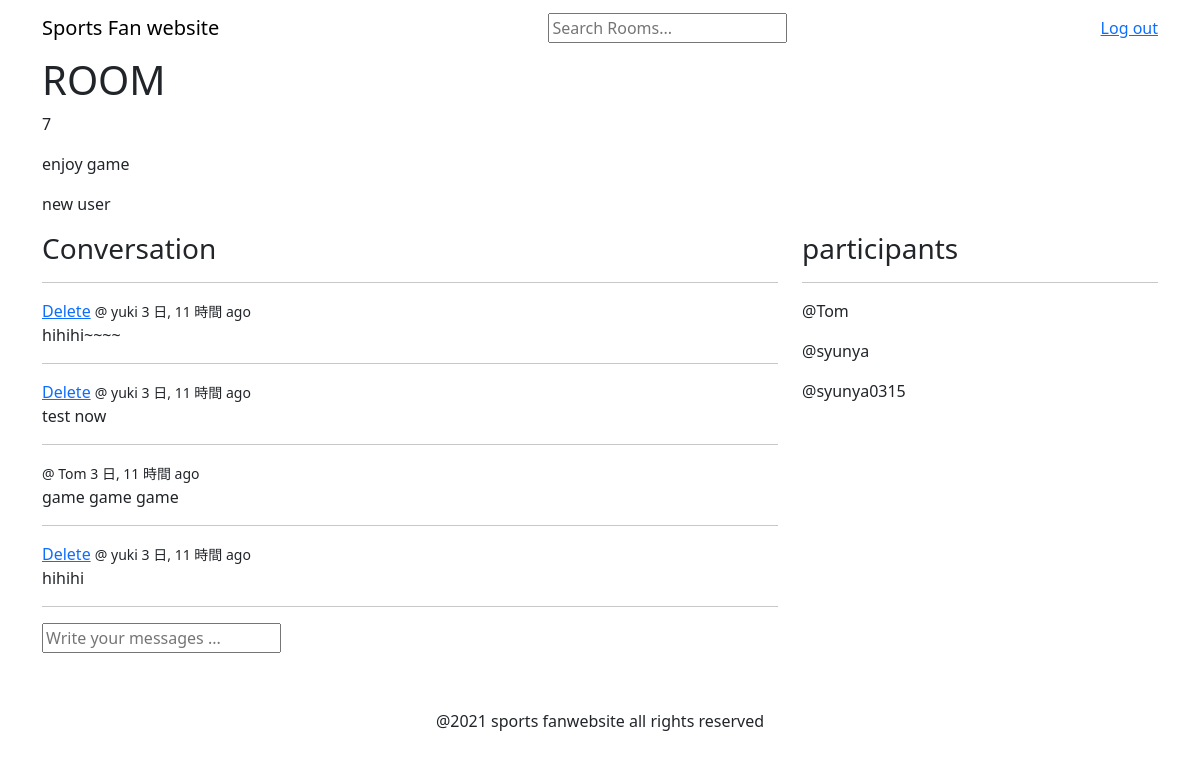
The app's page /room/7/ (signed in) with its own data.
### base/models.py (models this page shows, shortened)
class Room(models.Model):
    host = models.ForeignKey(User, on_delete=models.SET_NULL, null=True)
    topic = models.ForeignKey(Topic, on_delete=models.SET_NULL, null=True)
    name = models.CharField(max_length=200)
    description = models.TextField(null=True, blank=True)
    participants =models.ManyToManyField(User, related_name='participants', blank=True)
    updated = models.DateTimeField(auto_now=True)
    created = models.DateTimeField(auto_now_add=True)
    class Meta:
        ordering = ['-updated', '-created']

class Message(models.Model):
    user = models.ForeignKey(User, on_delete=models.CASCADE)
    room = models.ForeignKey(Room, on_delete=models.CASCADE)
    body = models.TextField()
    updated = models.DateTimeField(auto_now=True)
    created = models.DateTimeField(auto_now_add=True)

### base/views.py (the view, shortened to what this page needs)
# urls.py: path('room/<str:pk>/', views.room, name="room"),
def room(request, pk):
    room = Room.objects.get(id=pk)
    room_messages = room.message_set.all().order_by('-created')
    participants = room.participants.all()
    context = {
        'room': room,
        'room_messages': room_messages,
        'participants': participants
    }
    return render(request, 'base/room.html', context)

### templates/base/room.html (shortened to what this page needs)
{% extends 'base/base.html' %}
{% block main %}
<div class="container">
    <h1>ROOM</h1>
    <p> {{ room.id }}</p>
    <p> {{ room.name }}</p>
    <p> {{ room.description }}</p>
    <div class="row">
        <div class="col-8">
            <div class="comment-wrapper">
                <h3>Conversation</h3>
                <hr>
                {% for message in room_messages %}
                    <div>
                        {% if request.user == message.user %}
                            <a href="{% url  'delete-message' message.id %}">Delete</a>
                        {% endif %}
                            <small>@ {{message.user}} {{ message.created|timesince }} ago</small>
                            <p> {{ message.body }}</p>
                            <hr>
                    </div>
                {% endfor %}
                {% if request.user.is_authenticated %}
                    <div class="comment-form">
                        <form action="" method="POST">
                            <input type="text" name="body" placeholder="Write your messages ..."/>
                        </form>
                    </div>
                {% endif %}
            </div>
        </div>
        <div class="col-4">
            <div class="participants-wrapper">
                <h3>participants</h3>
                <hr>
                {% for participant in participants %}
                    <p>@{{ participant }}</p>
                {% endfor %}
            </div>
        </div>
    </div>
</div>
{% endblock main %}

### records on screen
Room: id "7", name "enjoy game", description "new user"
Message: shows "Delete", user "yuki", created "3 日, 11 時間", body "hihihi~~~~"
Message: shows "Delete", user "yuki", created "3 日, 11 時間", body "test now"
Message: user "Tom", created "3 日, 11 時間", body "game game game"
Message: shows "Delete", user "yuki", created "3 日, 11 時間", body "hihihi"

### other values on screen
{{ participant }} "Tom"
{{ participant }} "syunya"
{{ participant }} "syunya0315"
